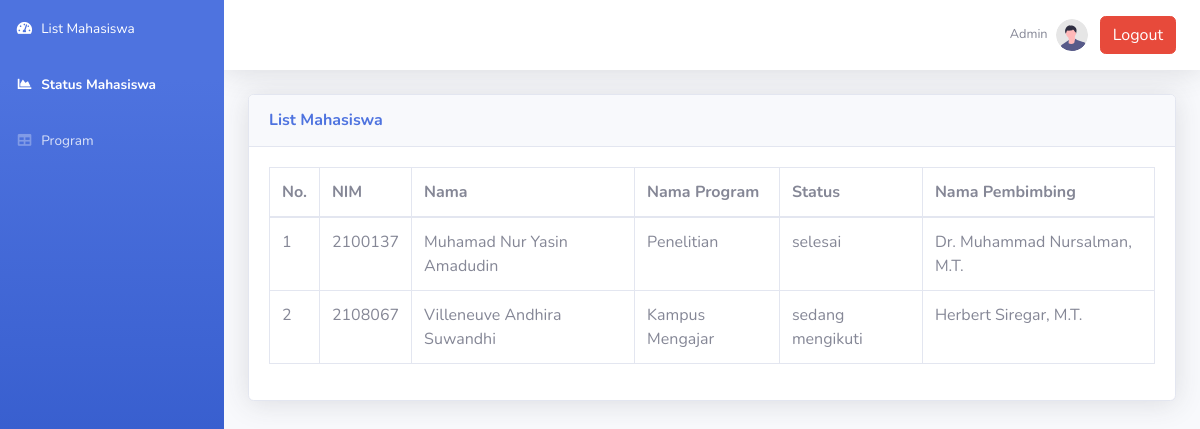
Before: /status.php with the older database file.
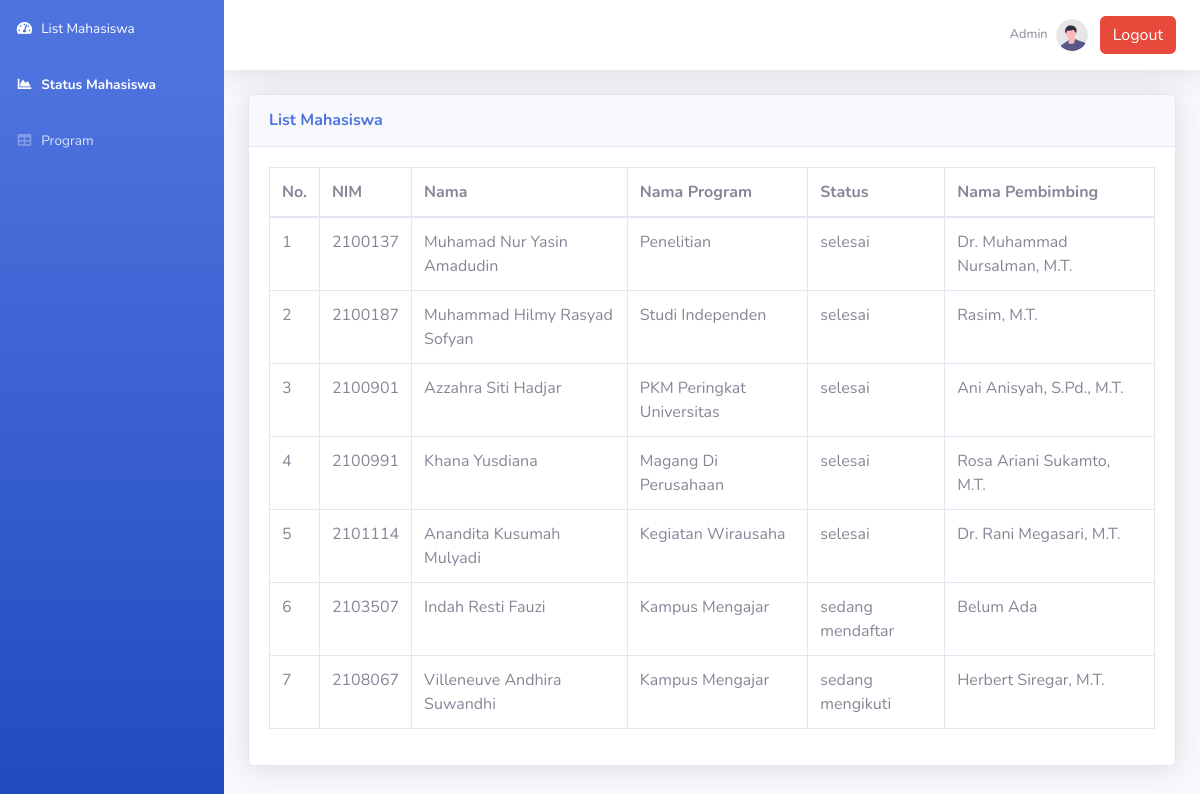
After: the same page with the newer database file.
### tables this page shows
CREATE TABLE `tmahasiswa` (
  `nip` varchar(20) NOT NULL,
  `nim` varchar(10) NOT NULL,
  `nama_mahasiswa` varchar(50) NOT NULL,
  `prodi` varchar(50) NOT NULL,
  `email_mahasiswa` varchar(50) NOT NULL,
  `semester_mahasiswa` int(11) NOT NULL,
  `sks_akumulatif` int(11) DEFAULT 0,
  `sks_sisa_konversi` int(11) DEFAULT 0,
  `sks_dalam_univ` int(11) DEFAULT 20,
  `sks_luar_univ` int(11) DEFAULT 40,
  `ipk_mahasiswa` float NOT NULL,
  `status_mahasiswa` varchar(25) DEFAULT 'belum berpartisipasi'
);

### status.php (the view, shortened to what the changed rows need)
<!DOCTYPE html>
<html lang="en">
<head>
    <link href="vendor/fontawesome-free/css/all.min.css" rel="stylesheet" type="text/css">
    <link href="css/sb-admin-2.min.css" rel="stylesheet">
</head>
<body id="page-top">
    <div id="wrapper">
        <div id="content-wrapper" class="d-flex flex-column">
            <div id="content">
                <div class="container-fluid">
                    <div class="card shadow mb-4">
                        <div class="card-body">
                        <?php
                        require_once "config.php";
                        $sql = "SELECT tmahasiswa.nim, nama_mahasiswa, nama_program, status, nama_pembimbing from tmahasiswa, tpembimbing, tprogrammbkm, kontrakmbkm where tmahasiswa.nim=kontrakmbkm.nim and tpembimbing.nip=kontrakmbkm.nip_pembimbingmbkm and tprogrammbkm.id_program=kontrakmbkm.id_program group by kontrakmbkm.nim";
                        if($result = mysqli_query($link, $sql)){
                            if(mysqli_num_rows($result) > 0){
                                echo '<div class="table-responsive">';
                                    echo '<table class="table table-bordered" id="dataTable" width="100%" cellspacing="0">';
                                        echo "<thead>";
                                            echo "<tr>";
                                                echo "<th>No.</th>";
                                                echo "<th>NIM</th>";
                                                echo "<th>Nama</th>";
                                                echo "<th>Nama Program</th>";
                                                echo "<th>Status</th>";
                                                echo "<th>Nama Pembimbing</th>";
                                            echo "</tr>";
                                        echo "</thead>";
                                        echo "<tbody>";
                                        $num = 1;
                                        while($row = mysqli_fetch_array($result)){
                                            echo "<tr>";
                                                echo "<td>" . $num++ . "</td>";
                                                echo "<td>" . $row['nim'] . "</td>";
                                                echo "<td>" . $row['nama_mahasiswa'] . "</td>";
                                                echo "<td>" . $row['nama_program'] . "</td>";
                                                echo "<td>" . $row['status'] . "</td>";
                                                echo "<td>" . $row['nama_pembimbing'] . "</td>";
                                            echo "</tr>";
                                        }
                                        echo "</tbody>";
                                    echo "</table>";
                                echo '</div>';
                            } else{
                                echo '<div class="alert alert-danger"><em>List kosong</em></div>';
                            }
                        } else{
                            echo "Oops! Something went wrong. Please try again later.";
                        }
                        ?>
                        </div>
                    </div>
                </div>
            </div>
        </div>
    </div>
</body>
</html>

Changed rows visible on the page:
now on this page (row edited): tmahasiswa: nim "2100187", nama_mahasiswa "Muhammad Hilmy Rasyad Sofyan", nama_program "Studi Independen", status "selesai", nama_pembimbing "Rasim, M.T."
now on this page (row edited): tmahasiswa: nim "2100901", nama_mahasiswa "Azzahra Siti Hadjar", nama_program "PKM Peringkat Universitas", status "selesai", nama_pembimbing "Ani Anisyah, S.Pd., M.T."
now on this page (row edited): tmahasiswa: nim "2100991", nama_mahasiswa "Khana Yusdiana", nama_program "Magang Di Perusahaan", status "selesai", nama_pembimbing "Rosa Ariani Sukamto, M.T."
now on this page (row edited): tmahasiswa: nim "2101114", nama_mahasiswa "Anandita Kusumah Mulyadi", nama_program "Kegiatan Wirausaha", status "selesai", nama_pembimbing "Dr. Rani Megasari, M.T."
now on this page (row edited): tmahasiswa: nim "2103507", nama_mahasiswa "Indah Resti Fauzi", nama_program "Kampus Mengajar", status "sedang mendaftar", nama_pembimbing "Belum Ada"
